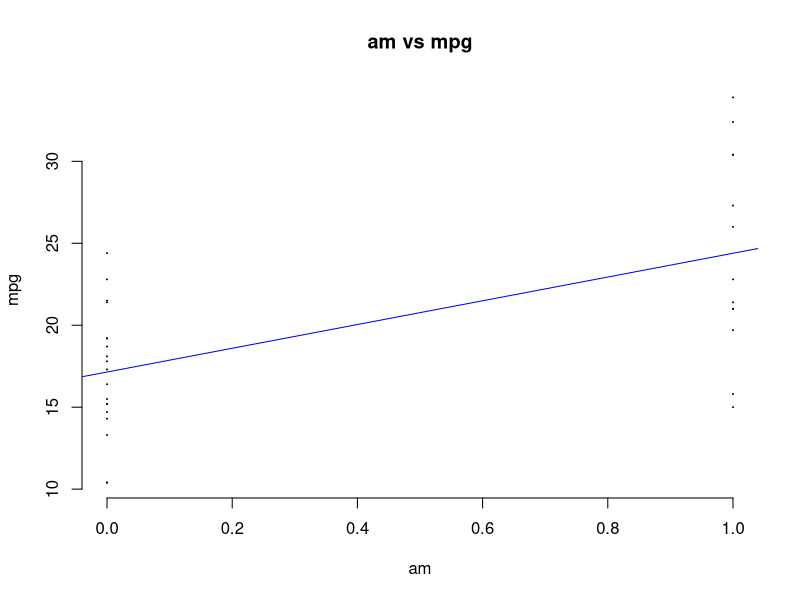
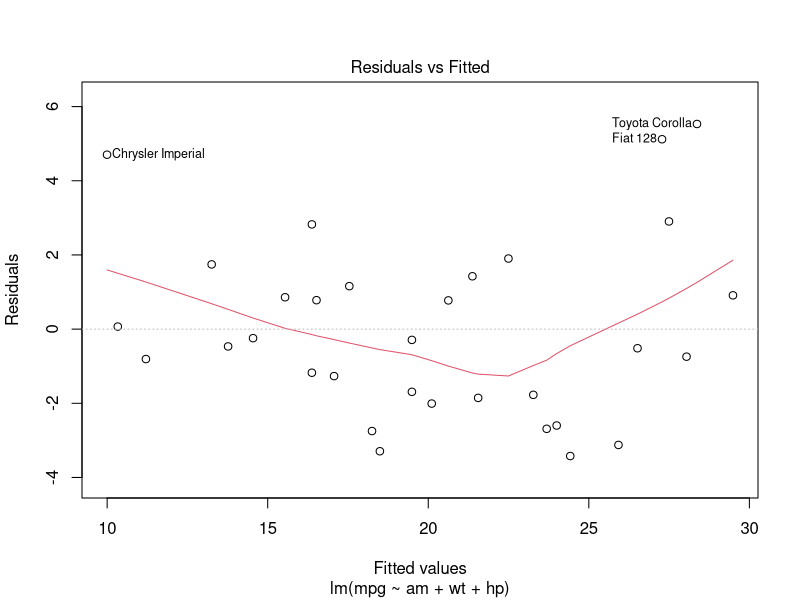
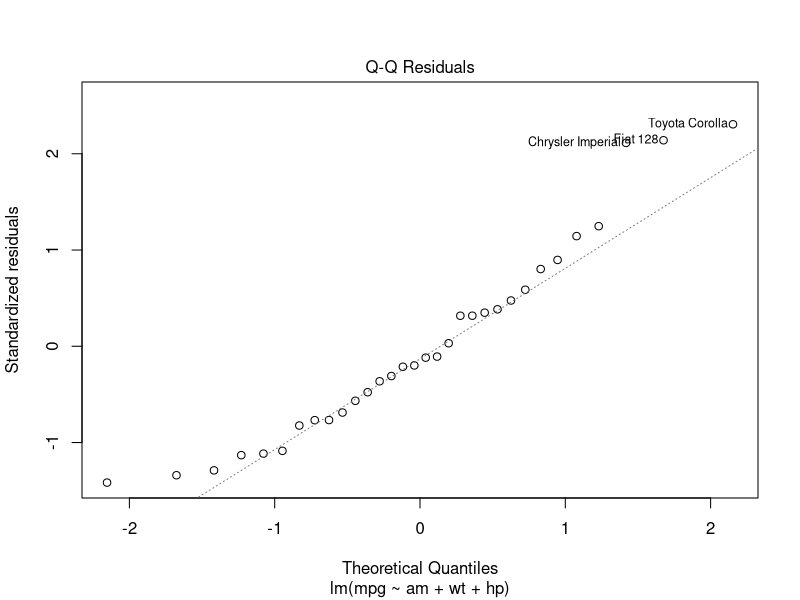
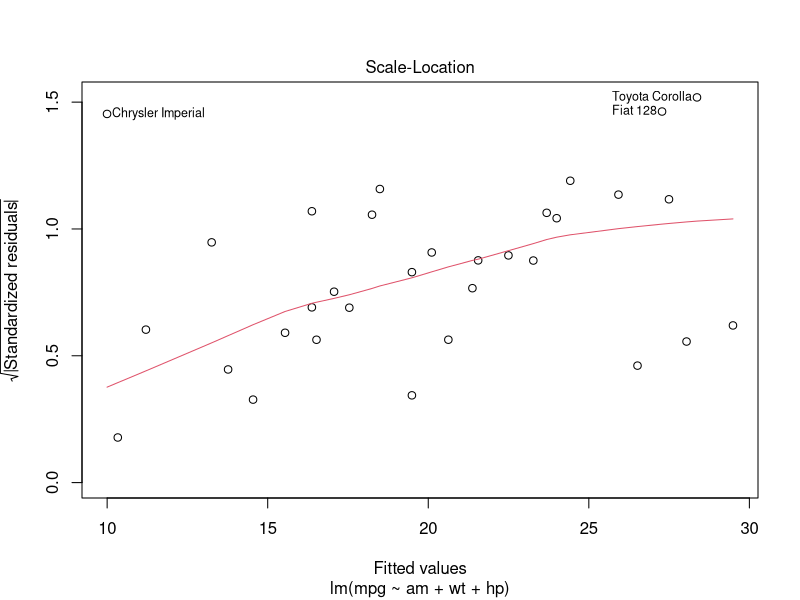
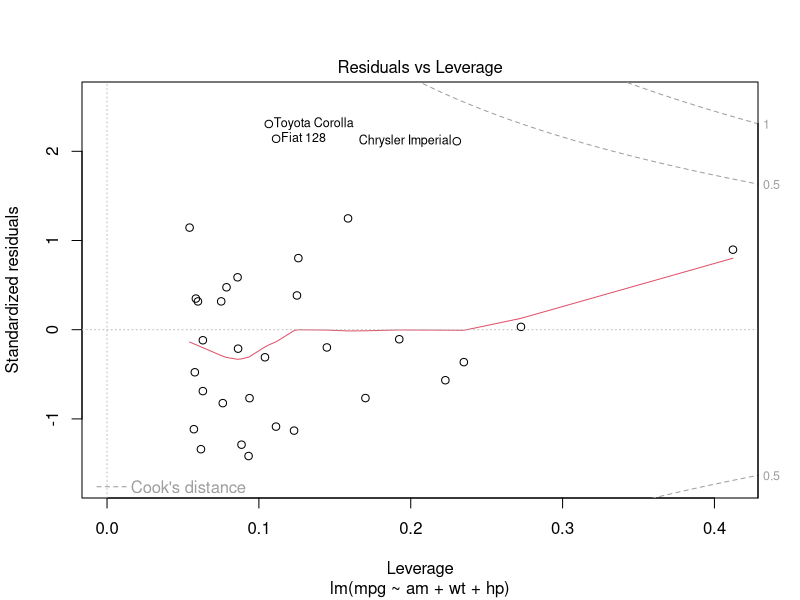

Here is the R script that generated these plots, in order: (Note: this script raises an error after producing the figures.)
#get the data and view it 
data("mtcars")
View(mtcars)
#To get the information about the type of data, 
#print the head values (top 6 values) and analyze. 
head(mtcars)
#print the summary of the dataset to gain knowledge about it. 
summary(mtcars)
#-------------------------------------------------------------------------------
# Sub task 1
#-------------------------------------------------------------------------------
# Linear Regression 
linearRegression<-lm(mpg~am, data=mtcars)
lr<- summary(linearRegression)
lr
# Equation of Line of Regression
cat("Equation of Line of Regression: 
    mpg = (", round(lr$coefficients[2],2), ") am + (", round(lr$coefficients[1],2), ")")
#plot graph
plot( mtcars$am,mtcars$mpg, main = "am vs mpg",
      xlab = "am", ylab = "mpg",cex=0.1, pch = 19, frame = FALSE)
#draw the Line of regression
#method 1
abline(linearRegression, col = "blue")
#method 2
#lines(mtcars$am, predict(linearRegression))

#Error in our Linear regression model
cat("Error in our Linear regression model: ",
    round(100*sigma(linearRegression)/ mean(mtcars$mpg),4), "%")
#-------------------------------------------------
# Multiple Regression 
multipleRegression<-lm(mpg ~ am + wt + hp, data=mtcars)
multipleRegression
mr<- summary(multipleRegression)
mr
coef<- mr$coefficients
# Equation of Line of Regression
cat("Equation of Line of Regression: 
    mpg = (", 
    round(coef[2],2), ") am + (", 
    round(coef[3],2), ") wt + (", 
    round(coef[4],2), ") hp + (", 
    round(coef[1],2), ")
    ")

#plot graph
plot(multipleRegression)

plot(data$mpg, 2.08*data$am - 2.88*data$wt - 0.4*data$hp + 34)

#Error in our Multiple regression model
cat("Error in our Multiple regression model: ",
    round(100*sigma(multipleRegression)/ mean(mtcars$mpg),4), "%")
#-------------------------------------------------
# Curvilinear Regression 
# 1- Implementation for degree 2. Also called Quadratic Regression 
data <- data.frame(x= mtcars$wt,
                   y= mtcars$mpg)
# add a column for x^2
data$x2<- data$x^2 
#view data 
data


#fit quadratic regression model
quadraticModel <- lm(y ~ x+x2, data=data)

#view model summary
qm<- summary(quadraticModel)
qm

#find equation of LOR
coef<- qm$coefficients
cat("After solving the above equations, we get the equation of Line of Regression as:
    (", coef[1],") + (",coef[2],")x + (",coef[3],")x^2")

xValues <- seq(0, 60, 0.1)
yPredict <- predict(quadraticModel,list(x=xValues, x2=xValues^2))

#plot graph
plot(data$x, data$y,
     xlab="wt", ylab="mpg", pch=16)
#draw LOR
lines(xValues, yPredict, col='blue')

#Error in our Quadratic regression model
cat("Error in our Quadratic regression model: ",
    round(100*sigma(quadraticModel)/ mean(mtcars$mpg),4), "%")

#~~~~~~~~~~~~~
# 2- For any degree (z) of curvilinear regression
x<- mtcars$hp
y<- mtcars$mpg

# taking the initial values of the linear regression model. 
# Thus, z=1, a= lr$$coefficients[1], b= lr$coefficients[2]
curvilinear <- nls(y ~ a + x^z, start = list(a= 1,z= 1))
#The above line gives error 
# Thus use nlsLM for better fit. 

install.packages("minpack.lm")
library(minpack.lm)

curvilinear <- nls(y ~ a + b * x, start = list(a= 1, b=1))

# x1<- x^2
# curvilinear <- nls(y ~ a + b * x1, start = list(a= 1, b=1))

#To reduce minFactor under control in nls, it is better to first check that the 
#model is appropriate for the data and that starting values are reasonable. 
# curvilinear <- nlsLM(y ~ a + b * I(x^z), start = list(a= lr$coefficients[1],b= lr$coefficients[2],z=1), 
#                   control=nls.control(maxiter = 500, minFactor = 1/2048))
cr<- summary(curvilinear)
cr

#Error in our Curvilinear regression model
cat("Error in our Curvilinear regression model: ",
    round(100*sigma(curvilinear)/ mean(mtcars$mpg),4), "%")

#plot graph
plot(data$y ~ data$x)
#draw line of regression
lines(data$x, fitted(curvilinear), lty = 2, col = "blue", lwd = 2)

#-------------------------------------------------
# Power Curve Regression
x<- mtcars$hp
y<- mtcars$mpg

powerCurve <- lm(log(y) ~ log(x))
powerCurve

#coefficients
coef<- coefficients(powerCurve)

# power formula: y = a*(x^b)
pcurve <- nls(y ~ a*(x^b),start = list(a = exp(coef[1]), b = coef[2])) 
pc<- summary(pcurve)
pc

#equation of LOR
coef<- pc$coefficients

cat("The equation for Line of Regression is:
    mpg = (", coef[1],") * [ hp ^ (",coef[2],")]")

#plot graph
plot(y ~ x, xlab="hp", ylab="mpg", main= "hp vs mpg", pch=16)
#draw line of regression
curve(predict(pcurve, newdata = data.frame(x)), add=T)

#Error in our Power curve regression model
cat("Error in our Power Curve regression model: ",
    round(100*sigma(pcurve)/ mean(mtcars$mpg),4), "%")

#-------------------------------------------------
# Ridge Regression
install.packages("glmnet")
library(glmnet)

#Analysis 1- Taking different values of lambda, and analysing the plot.
x <- mtcars[, 2:11]
y <- data$y

grid = 10^seq(10, -2, length = 100)
ridge_mod = glmnet(x, y, alpha = 0, lambda = grid)
#print summary
summary(ridge_mod)
#plot graph
plot(ridge_mod) 

# ~~~~~~~~~~
#Analysis 2- Taking a fixed value of lambda (lambda=1), and analysing the plot.
ridge_mod = glmnet(x, y, alpha = 0, lambda = 1)
ridge_mod
summary(ridge_mod)

#Error in our Ridge curve regression model
cat("Error in our Ridge regression model: ",
    round(100*sigma(ridge_mod)/ mean(mtcars$mpg),4), "%")

#predicting dependent variable
dfridge= mtcars[order(mtcars$hp),]
row.names(dfridge)<- NULL
Mridge= data.matrix((dfridge[, 2:11]))
head(Mridge)

dfridge$predicted<- predict(ridge_mod, s=0.1 , newx = Mridge)

#plot graph
plot(mtcars$hp, mtcars$mpg)
#draw LOR
lines(dfridge$hp, dfridge$predicted, col= "Blue")
#-------------------------------------------------
# Lasso Regression
lasso_mod = glmnet(x, y, alpha = 1, lambda = grid)
summary(lasso_mod)

#plot graph
plot(lasso_mod) 

# ~~~~~~~~~~
#Analysis 2- Taking a fixed value of lambda (lambda=1), and analysing the plot.
lasso_mod = glmnet(x, y, alpha = 1, lambda = 1)
lasso_mod
summary(lasso_mod)

#Error in our lasso curve regression model
cat("Error in our lasso regression model: ",
    round(100*sigma(lasso_mod)/ mean(mtcars$mpg),4), "%")

#predicting dependent variable
dflasso= mtcars[order(mtcars$hp),]
row.names(dflasso)<- NULL
Mlasso= data.matrix((dflasso[, 2:11]))
head(Mlasso)

dflasso$predicted<- predict(lasso_mod, s=0.1 , newx = Mlasso)

#plot graph
plot(mtcars$hp, mtcars$mpg)
#draw LOR
lines(dflasso$hp, dflasso$predicted, col= "Red")
#------------
#Comparing the outputs of ridge and lasso regression.
plot(mtcars$hp, mtcars$mpg)
lines(dfridge$hp, dfridge$predicted, col= "Blue")
lines(dflasso$hp, dflasso$predicted, col= "Red")
#-------------------------------------------------------------------------------
# Sub task 2- Gradient Descent
#-------------------------------------------------------------------------------
# Building the model
x<- mtcars$am
y<- mtcars$mpg

# squared error cost function	
cost <- function(X, y, theta) {
  sum( (X %*% theta - y)^2 ) / (2*length(y))
}

alpha <- 0.1 #learning rate
num_iters <- 1000 #number of iterations
cost_history <- rep(0,num_iters)
theta_history <- list(num_iters)
theta <-  c(0,0) # Initial values of theta i.e. (intercept, slope)= (0,0)

X <- cbind(1,x)  # Add a column vector with all values to be 1 to x so that 
                 # hypothesis function has an intercept 

for (i in 1:num_iters) {
   theta[1] <- theta[1] - alpha * (1/length(y)) * sum(((X%*%theta)- y))
   theta[2] <- theta[2] - alpha * (1/length(y)) * sum(((X%*%theta)- y)*X[,2])
   cost_history[i] <- cost(X, y, theta)
   theta_history[[i]] <- theta
 } 

theta

# Equation of Line of Regression
cat("Equation of Line of Regression: 
    mpg = (", round(theta[2],2), ") am + (", round(theta[1],2), ")")

#plot graph
plot( mtcars$am,mtcars$mpg, main = "am vs mpg",
     xlab = "am", ylab = "mpg",cex=0.1, pch = 19, frame = FALSE)
abline(theta, col= "Blue")
